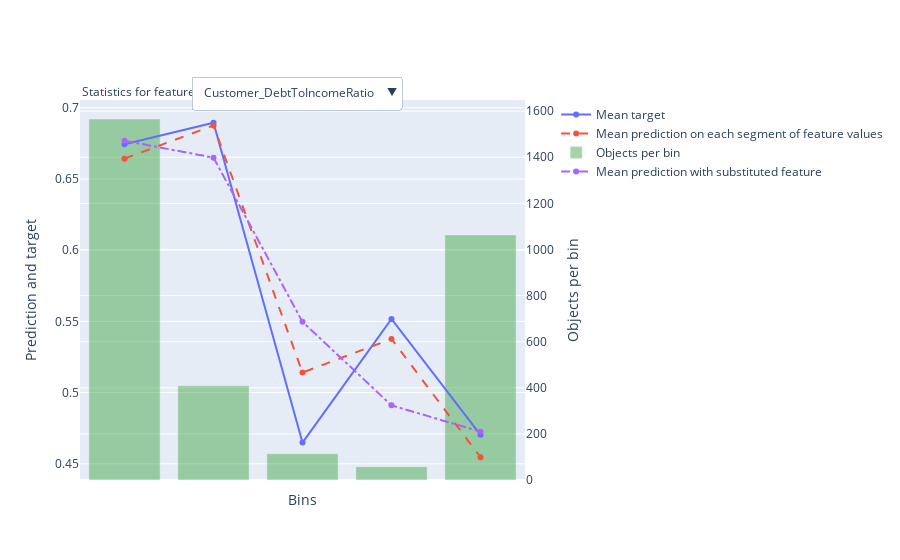

The cell this chart's notebook holds for it:
### Markdown cell above
## Individual Feature Analysis

### Code cell
feature = 'Customer_DebtToIncomeRatio'
res = cbc_1.calc_feature_statistics(X_test, y_test, feature, plot=True)

### Figure 1 — Plotly figure (JSON) as saved in the notebook; plotly's stock layout.template omitted (floating-point values rounded to 4 significant figures)
{"data": [{"mode": "lines+markers", "name": "Mean target", "type": "scatter", "xaxis": "x", "y": [0.6743, 0.6895, 0.4649, 0.5517, 0.4704], "yaxis": "y"}, {"line": {"dash": "dash"}, "mode": "lines+markers", "name": "Mean prediction on each segment of feature values", "type": "scatter", "xaxis": "x", "y": [0.6643, 0.6876, 0.5141, 0.5377, 0.4546], "yaxis": "y"}, {"marker": {"color": "rgba(30, 150, 30, 0.4)"}, "name": "Objects per bin", "type": "bar", "width": 0.8, "xaxis": "x", "y": [1566, 409, 114, 58, 1063], "yaxis": "y2"}, {"line": {"dash": "dashdot"}, "mode": "lines+markers", "name": "Mean prediction with substituted feature", "type": "scatter", "xaxis": "x", "y": [0.6769, 0.665, 0.5497, 0.491, 0.4726], "yaxis": "y"}], "layout": {"annotations": [{"align": "left", "showarrow": false, "text": "Statistics for feature", "x": 0, "xref": "paper", "y": 1.05, "yref": "paper"}], "legend": {"bgcolor": "rgba(0,0,0,0)", "x": 1.07}, "updatemenus": [{"buttons": [{"args": [{"y": [[0.6743, 0.6895, 0.4649, 0.5517, 0.4704], [0.6643, 0.6876, 0.5141, 0.5377, 0.4546], [1566, 409, 114, 58, 1063], [0.6769, 0.665, 0.5497, 0.491, 0.4726]]}, {"xaxis": {"showticklabels": false, "tickmode": "array", "ticktext": ["(-inf, 21.5000]", "(21.5000, 29.5000]", "(29.5000, 31.5000]", "(31.5000, 32.5000]", "(32.5000, +inf)"], "tickvals": [0, 1, 2, 3, 4], "title": {"text": "Bins"}}}], "label": "Customer_DebtToIncomeRatio", "method": "update"}], "direction": "down", "pad": {"r": 10, "t": 10}, "showactive": true, "x": 0.25, "xanchor": "left", "y": 1.09, "yanchor": "top"}], "xaxis": {"showticklabels": false, "tickmode": "array", "ticktext": ["(-inf, 21.5000]", "(21.5000, 29.5000]", "(29.5000, 31.5000]", "(31.5000, 32.5000]", "(32.5000, +inf)"], "tickvals": [0, 1, 2, 3, 4], "title": {"text": "Bins"}}, "yaxis": {"overlaying": "y2", "side": "left", "title": {"text": "Prediction and target"}}, "yaxis2": {"position": 1, "side": "right", "title": {"text": "Objects per bin"}}}}
